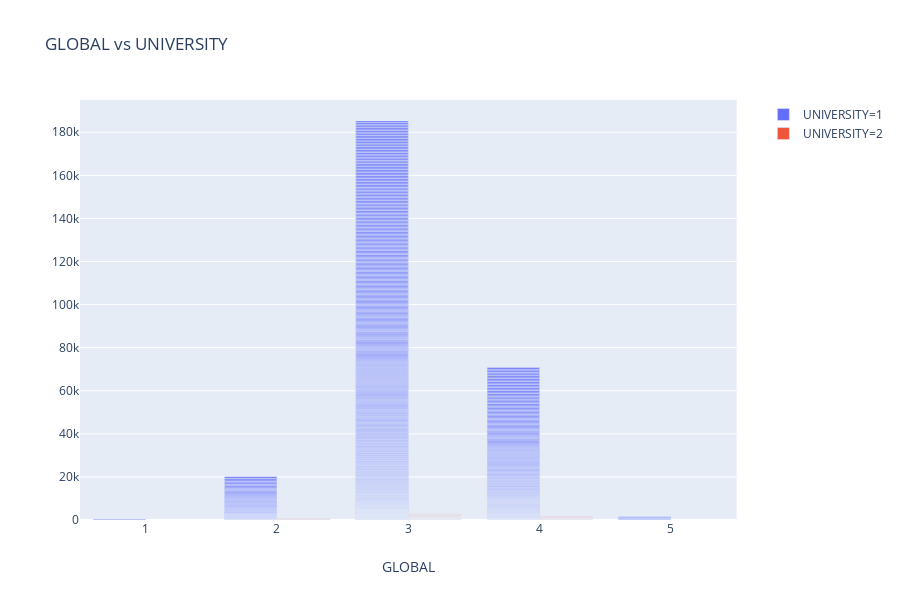

Notebook code cell kept with this figure:
### Markdown cell above
##### University

### Code cell
fig = px.bar(data, x='GLOBAL', color='UNIVERSITY',  barmode='group',  title='GLOBAL vs UNIVERSITY')
fig.show()

### Figure 1 — Plotly figure (JSON) as saved in the notebook; plotly's stock layout.template omitted (floating-point values rounded to 4 significant figures; data arrays with more than 128 entries replaced by an {"elided": "..."} marker saying what was removed)
{"data": [{"alignmentgroup": "True", "hoverlabel": {"namelength": 0}, "hovertemplate": "UNIVERSITY=1<br>GLOBAL=%{x}", "legendgroup": "UNIVERSITY=1", "marker": {"color": "#636efa"}, "name": "UNIVERSITY=1", "offsetgroup": "UNIVERSITY=1", "orientation": "v", "showlegend": true, "textposition": "auto", "type": "bar", "x": {"elided": "746 int values"}, "xaxis": "x", "yaxis": "y"}, {"alignmentgroup": "True", "hoverlabel": {"namelength": 0}, "hovertemplate": "UNIVERSITY=2<br>GLOBAL=%{x}", "legendgroup": "UNIVERSITY=2", "marker": {"color": "#EF553B"}, "name": "UNIVERSITY=2", "offsetgroup": "UNIVERSITY=2", "orientation": "v", "showlegend": true, "textposition": "auto", "type": "bar", "x": [4, 3, 3, 3, 3, 4, 4, 3, 3, 3, 3, 3, 3, 4, 3, 3, 2, 3, 4, 3, 4, 3, 3, 3, 3, 3, 4, 4, 4, 3, 3, 3, 3, 3, 4, 3, 3, 3, 3, 3, 3, 3, 4, 3, 3, 3, 3, 3, 3, 4, 3, 4, 3, 3, 4, 3, 4, 3, 3, 3, 2, 4, 3, 3, 3, 3, 3, 3, 4, 3, 3, 3, 2, 2, 2, 4, 2, 2, 4, 3, 2, 4, 3, 4, 4, 4, 4, 3, 4, 2, 4, 4, 4, 3, 4, 3, 3, 4, 3, 3, 2, 3, 3, 4, 3], "xaxis": "x", "yaxis": "y"}], "layout": {"barmode": "group", "height": 600, "legend": {"tracegroupgap": 0}, "title": {"text": "GLOBAL vs UNIVERSITY"}, "xaxis": {"anchor": "y", "domain": [0, 0.98], "title": {"text": "GLOBAL"}}, "yaxis": {"anchor": "x", "domain": [0, 1]}}}
